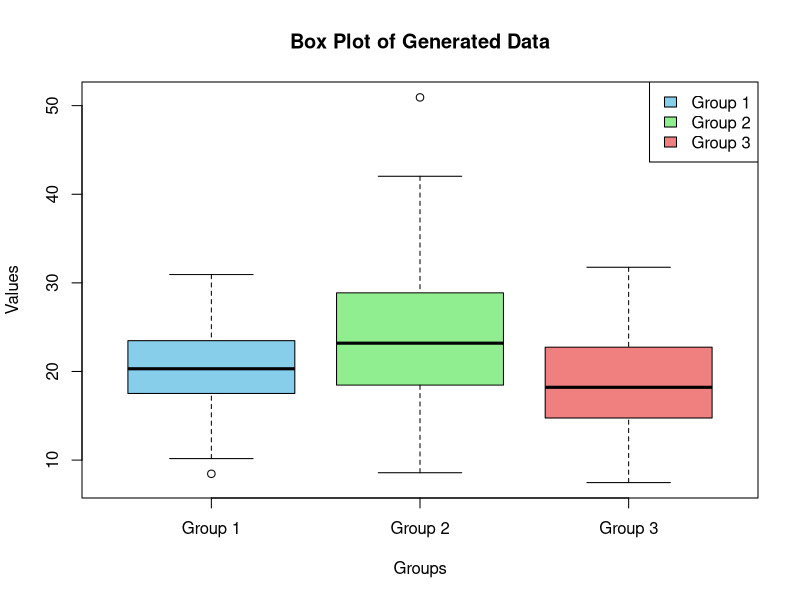
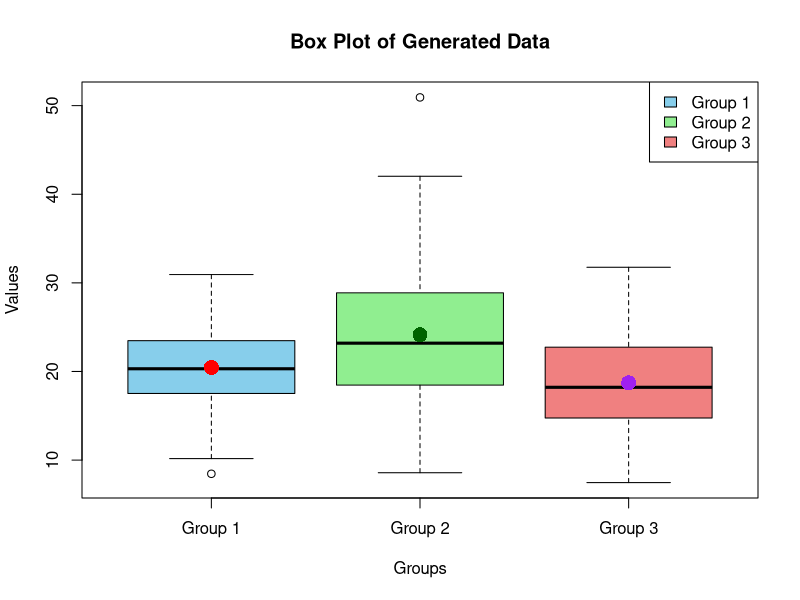
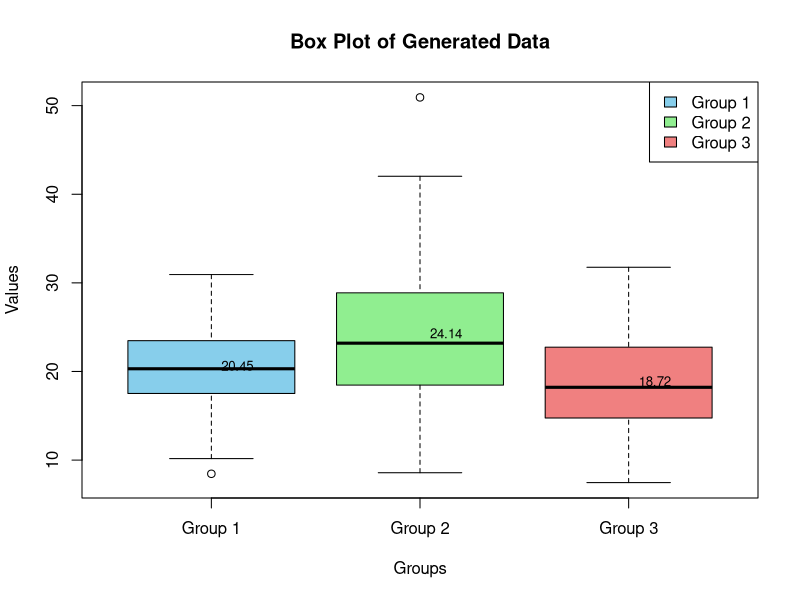
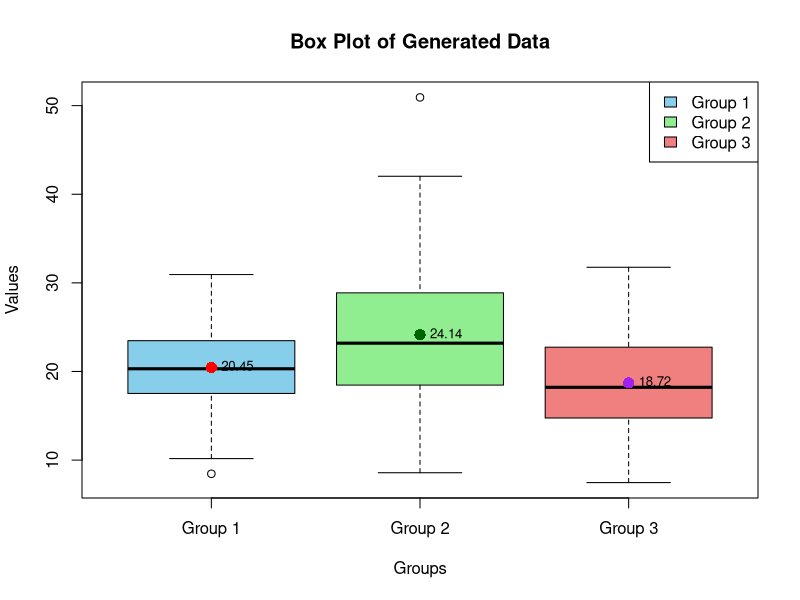

Reproduce these figures in R, in order.
# Read the data back into R
read_data <- read.csv("generated_data.csv")

# Create a box plot
boxplot(Value ~ Group, data = read_data, col = c("skyblue", "lightgreen", "lightcoral"),
        main = "Box Plot of Generated Data",
        xlab = "Groups", ylab = "Values")

# Add a legend with explicit levels
legend("topright", legend = c("Group 1", "Group 2", "Group 3"), fill = c("skyblue", "lightgreen", "lightcoral"))





# Read the data back into R
read_data <- read.csv("generated_data.csv")

# Create a box plot
boxplot(Value ~ Group, data = read_data, col = c("skyblue", "lightgreen", "lightcoral"),
        main = "Box Plot of Generated Data",
        xlab = "Groups", ylab = "Values")

# Add a legend with explicit levels
legend("topright", legend = c("Group 1", "Group 2", "Group 3"), fill = c("skyblue", "lightgreen", "lightcoral"))

# Add average points to the box plot
means <- tapply(read_data$Value, read_data$Group, mean)
points(means, col = c("red", "darkgreen", "purple"), pch = 16, cex = 2)





# Read the data back into R
read_data <- read.csv("generated_data.csv")

# Create a box plot
boxplot(Value ~ Group, data = read_data, col = c("skyblue", "lightgreen", "lightcoral"),
        main = "Box Plot of Generated Data",
        xlab = "Groups", ylab = "Values")

# Add a legend with explicit levels
legend("topright", legend = c("Group 1", "Group 2", "Group 3"), fill = c("skyblue", "lightgreen", "lightcoral"))

# Add average values to the box plot
means <- tapply(read_data$Value, read_data$Group, mean)
text(x = 1:3, y = means, labels = round(means, 2), pos = 4, col = "black", cex = 0.8)





# Read the data back into R
read_data <- read.csv("generated_data.csv")

# Create a box plot
boxplot(Value ~ Group, data = read_data, col = c("skyblue", "lightgreen", "lightcoral"),
        main = "Box Plot of Generated Data",
        xlab = "Groups", ylab = "Values")

# Add a legend with explicit levels
legend("topright", legend = c("Group 1", "Group 2", "Group 3"), fill = c("skyblue", "lightgreen", "lightcoral"))

# Add average values as text labels to the box plot
means <- tapply(read_data$Value, read_data$Group, mean)
text(x = 1:3, y = means, labels = round(means, 2), pos = 4, col = "black", cex = 0.8)

# Add average dots to the box plot
points(x = 1:3, y = means, col =c("red", "darkgreen", "purple"), pch = 16, cex = 1.5)



